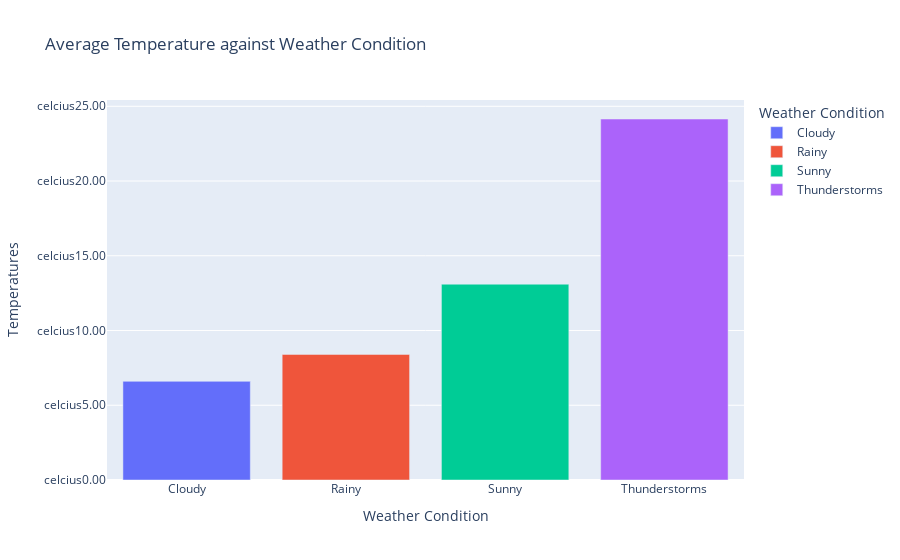

This figure's notebook cell:
### Code cell
fig=px.bar(
 temperature_trend_against_Weather_Condition,
    x = 'Weather Condition',
    y= 'Temp_C',
    color='Weather Condition',
    hover_name='Year',
    title='Average Temperature against Weather Condition',
    labels={'Temp_C':'Temperatures'}
)
fig.update_layout(showlegend = True,yaxis_tickprefix ='celcius',yaxis_tickformat=',.2f')

### Figure 1 — Plotly figure (JSON) as saved in the notebook; plotly's stock layout.template omitted (floating-point values rounded to 4 significant figures)
{"data": [{"alignmentgroup": "True", "hovertemplate": "<b>%{hovertext}</b><br><br>Weather Condition=%{x}<br>Temperatures=%{y}<extra></extra>", "hovertext": [2012], "legendgroup": "Cloudy", "marker": {"color": "#636efa", "pattern": {"shape": ""}}, "name": "Cloudy", "offsetgroup": "Cloudy", "orientation": "v", "showlegend": true, "textposition": "auto", "type": "bar", "x": ["Cloudy"], "xaxis": "x", "y": [6.6], "yaxis": "y"}, {"alignmentgroup": "True", "hovertemplate": "<b>%{hovertext}</b><br><br>Weather Condition=%{x}<br>Temperatures=%{y}<extra></extra>", "hovertext": [2012], "legendgroup": "Rainy", "marker": {"color": "#EF553B", "pattern": {"shape": ""}}, "name": "Rainy", "offsetgroup": "Rainy", "orientation": "v", "showlegend": true, "textposition": "auto", "type": "bar", "x": ["Rainy"], "xaxis": "x", "y": [8.4], "yaxis": "y"}, {"alignmentgroup": "True", "hovertemplate": "<b>%{hovertext}</b><br><br>Weather Condition=%{x}<br>Temperatures=%{y}<extra></extra>", "hovertext": [2012], "legendgroup": "Sunny", "marker": {"color": "#00cc96", "pattern": {"shape": ""}}, "name": "Sunny", "offsetgroup": "Sunny", "orientation": "v", "showlegend": true, "textposition": "auto", "type": "bar", "x": ["Sunny"], "xaxis": "x", "y": [13.1], "yaxis": "y"}, {"alignmentgroup": "True", "hovertemplate": "<b>%{hovertext}</b><br><br>Weather Condition=%{x}<br>Temperatures=%{y}<extra></extra>", "hovertext": [2012], "legendgroup": "Thunderstorms", "marker": {"color": "#ab63fa", "pattern": {"shape": ""}}, "name": "Thunderstorms", "offsetgroup": "Thunderstorms", "orientation": "v", "showlegend": true, "textposition": "auto", "type": "bar", "x": ["Thunderstorms"], "xaxis": "x", "y": [24.15], "yaxis": "y"}], "layout": {"barmode": "relative", "legend": {"title": {"text": "Weather Condition"}, "tracegroupgap": 0}, "showlegend": true, "title": {"text": "Average Temperature against Weather Condition"}, "xaxis": {"anchor": "y", "categoryarray": ["Cloudy", "Rainy", "Sunny", "Thunderstorms"], "categoryorder": "array", "domain": [0, 1], "title": {"text": "Weather Condition"}}, "yaxis": {"anchor": "x", "domain": [0, 1], "tickformat": ",.2f", "tickprefix": "celcius", "title": {"text": "Temperatures"}}}}
